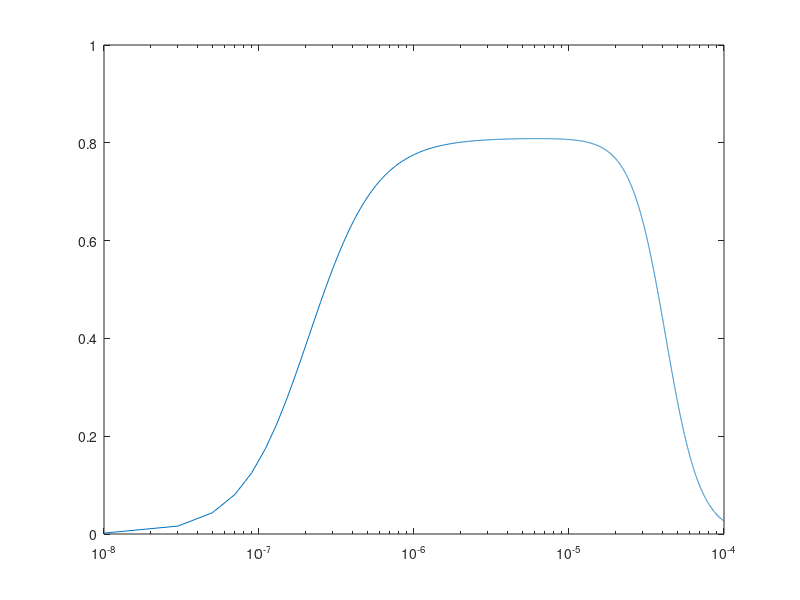

The MATLAB script that drew this image: (Note: this script raises an error after producing the figure.)
clear all
clc
close all

%define variables
pmax=0.81;
Hact=2;
Hinh=3.9;
Kip3=50e-9;
Hip=4;
Kinf=52e-6;
p=linspace(5e-9,100e-9,5000);
p_1=linspace(10e-9,100e-6,5000);
c=linspace(10e-9,100e-6,5000);
Kact = 210e-9;
Kinh_0 = 42e-6;
Kinh_1 = 54e-6;
Kinh_2 = 59e-6;
Kinh_3 = 9.5e-6;
Kinh_4 = 210e-9;
Kinh_5 = 160e-9;

%Plot of biphasic Hill equation
figure
P0_1 = pmax.*((1 + ((Kact)./(c)).^Hact).^(-1)).*((1 + ((c)./Kinh_0).^Hinh).^(-1));
y = semilogx(c,P0_1);
y.LineWidth = 2;
hold on
P0_1 = pmax.*((1 + ((Kact)./(c)).^Hact).^(-1)).*((1 + ((c)./Kinh_1).^Hinh).^(-1));
y = semilogx(c,P0_1);
y.LineWidth = 2;
P0_1 = pmax.*((1 + ((Kact)./(c)).^Hact).^(-1)).*((1 + ((c)./Kinh_2).^Hinh).^(-1));
y = semilogx(c,P0_1);
y.LineWidth = 2;
P0_1 = pmax.*((1 + ((Kact)./(c)).^Hact).^(-1)).*((1 + ((c)./Kinh_3).^Hinh).^(-1));
y = semilogx(c,P0_1);
y.LineWidth = 2;
P0_1 = pmax.*((1 + ((Kact)./(c)).^Hact).^(-1)).*((1 + ((c)./Kinh_4).^Hinh).^(-1));
y = semilogx(c,P0_1);
y.LineWidth = 2;
P0_1 = pmax.*((1 + ((Kact)./(c)).^Hact).^(-1)).*((1 + ((c)./Kinh_5).^Hinh).^(-1));
y = semilogx(c,P0_1);
y.LineWidth = 2;
xlabel('[Ca$^{2+}$]$_i$','interpreter','latex')
ylabel('$P_o$','interpreter','latex')
legend(' $K_{inh}$ = 42$\mu$ M', ' $K_{inh}$ = 54$\mu$ M', ' $K_{inh}$ = 59$\mu$ M',' $K_{inh}$ = 9.5$\mu$ M', ' $K_{inh}$ = 210 nM', ' $K_{inh}$ = 160 nM','interpreter','latex')

%Plot of Hill equation for Kinh

Kinh = Kinf*((1 + (Kip3./p_1).^Hip ).^(-1));
x = loglog(p_1,Kinh);
xlabel('[IP$_3$]','interpreter','latex')
ylabel('$K_{inh}$','interpreter','latex')
x.LineWidth = 2;

%Full dependance of open probability on IP3 and Ca plot

figure
[P,C]= meshgrid(p,c);
Kinh = Kinf*((1 + (Kip3./P).^Hip ).^(-1));
P0 = pmax.*((1 + ((Kact)./(C)).^Hact).^(-1)).*((1 + ((C)./Kinh).^Hinh).^(-1));
surf(C,P,P0)
set(gca,'XScale','log')
set(gca,'YScale','log')
xlabel('[Ca$^{2+}$]$_i$','interpreter','latex')
ylabel('[IP$_3$]','interpreter','latex')
zlabel('$P_o$','interpreter','latex')
shading interp 

